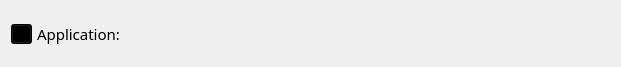
  <widget class="QWidget" name="layoutWidget3">
   <property name="geometry">
    <rect>
     <x>12</x>
     <y>210</y>
     <width>621</width>
     <height>61</height>
    </rect>
   </property>
   <layout class="QHBoxLayout" name="horizontalLayout_5">
    <property name="spacing">
     <number>5</number>
    </property>
    <item>
     <widget class="QToolButton" name="toolButton_opt_4">
      <property name="enabled">
       <bool>true</bool>
      </property>
      <property name="sizePolicy">
       <sizepolicy hsizetype="Minimum" vsizetype="Minimum">
        <horstretch>0</horstretch>
        <verstretch>0</verstretch>
       </sizepolicy>
      </property>
      <property name="minimumSize">
       <size>
        <width>0</width>
        <height>20</height>
       </size>
      </property>
      <property name="maximumSize">
       <size>
        <width>21</width>
        <height>18</height>
       </size>
      </property>
      <property name="palette">
       <palette>
        <active>
         <colorrole role="WindowText">
          <brush brushstyle="SolidPattern">
           <color alpha="255">
            <red>0</red>
            <green>0</green>
            <blue>0</blue>
           </color>
          </brush>
         </colorrole>
         <colorrole role="Button">
          <brush brushstyle="RadialGradientPattern">
           <gradient centralx="0.300000000000000" centraly="-0.400000000000000" focalx="0.300000000000000" focaly="-0.400000000000000" radius="1.350000000000000" type="RadialGradient" spread="PadSpread" coordinatemode="ObjectBoundingMode">
            <gradientstop position="0.000000000000000">
             <color alpha="255">
              <red>255</red>
              <green>255</green>
              <blue>255</blue>
             </color>
            </gradientstop>
            <gradientstop position="1.000000000000000">
             <color alpha="255">
              <red>201</red>
              <green>229</green>
              <blue>254</blue>
             </color>
            </gradientstop>
           </gradient>
          </brush>
         </colorrole>
         <colorrole role="Light">
          <brush brushstyle="SolidPattern">
           <color alpha="255">
            <red>255</red>
            <green>125</green>
            <blue>39</blue>
           </color>
          </brush>
         </colorrole>
         <colorrole role="Midlight">
          <brush brushstyle="SolidPattern">
           <color alpha="255">
            <red>225</red>
            <green>101</green>
            <blue>19</blue>
           </color>
          </brush>
         </colorrole>
         <colorrole role="Dark">
          <brush brushstyle="SolidPattern">
           <color alpha="255">
            <red>98</red>
            <green>39</green>
            <blue>0</blue>
           </color>
          </brush>
         </colorrole>
         <colorrole role="Mid">
          <brush brushstyle="SolidPattern">
           <color alpha="255">
            <red>131</red>
            <green>52</green>
            <blue>0</blue>
           </color>
          </brush>
         </colorrole>
         <colorrole role="Text">
          <brush brushstyle="SolidPattern">
           <color alpha="255">
            <red>0</red>
            <green>0</green>
            <blue>0</blue>
           </color>
          </brush>
         </colorrole>
         <colorrole role="BrightText">
          <brush brushstyle="SolidPattern">
           <color alpha="255">
            <red>255</red>
            <green>255</green>
            <blue>255</blue>
           </color>
          </brush>
         </colorrole>
         <colorrole role="ButtonText">
          <brush brushstyle="SolidPattern">
           <color alpha="255">
            <red>0</red>
            <green>0</green>
            <blue>0</blue>
           </color>
          </brush>
         </colorrole>
         <colorrole role="Base">
          <brush brushstyle="RadialGradientPattern">
           <gradient centralx="0.300000000000000" centraly="-0.400000000000000" focalx="0.300000000000000" focaly="-0.400000000000000" radius="1.350000000000000" type="RadialGradient" spread="PadSpread" coordinatemode="ObjectBoundingMode">
            <gradientstop position="0.000000000000000">
             <color alpha="255">
              <red>255</red>
              <green>255</green>
              <blue>255</blue>
             </color>
            </gradientstop>
            <gradientstop position="1.000000000000000">
             <color alpha="255">
              <red>201</red>
              <green>229</green>
              <blue>254</blue>
             </color>
            </gradientstop>
           </gradient>
          </brush>
         </colorrole>
         <colorrole role="Window">
          <brush brushstyle="RadialGradientPattern">
           <gradient centralx="0.300000000000000" centraly="-0.400000000000000" focalx="0.300000000000000" focaly="-0.400000000000000" radius="1.350000000000000" type="RadialGradient" spread="PadSpread" coordinatemode="ObjectBoundingMode">
            <gradientstop position="0.000000000000000">
             <color alpha="255">
              <red>255</red>
              <green>255</green>
              <blue>255</blue>
             </color>
            </gradientstop>
            <gradientstop position="1.000000000000000">
             <color alpha="255">
              <red>201</red>
              <green>229</green>
              <blue>254</blue>
             </color>
            </gradientstop>
           </gradient>
          </brush>
         </colorrole>
         <colorrole role="Shadow">
          <brush brushstyle="SolidPattern">
           <color alpha="255">
            <red>0</red>
            <green>0</green>
            <blue>0</blue>
           </color>
          </brush>
         </colorrole>
         <colorrole role="Highlight">
          <brush brushstyle="LinearGradientPattern">
           <gradient startx="0.000000000000000" starty="0.000000000000000" endx="1.000000000000000" endy="0.000000000000000" type="LinearGradient" spread="PadSpread" coordinatemode="ObjectBoundingMode">
            <gradientstop position="0.000000000000000">
             <color alpha="255">
              <red>0</red>
              <green>0</green>
              <blue>0</blue>
             </color>
            </gradientstop>
            <gradientstop position="1.000000000000000">
             <color alpha="255">
              <red>255</red>
              <green>255</green>
              <blue>255</blue>
             </color>
            </gradientstop>
           </gradient>
          </brush>
         </colorrole>
         <colorrole role="AlternateBase">
          <brush brushstyle="SolidPattern">
           <color alpha="255">
            <red>225</red>
            <green>166</green>
            <blue>127</blue>
           </color>
          </brush>
         </colorrole>
         <colorrole role="ToolTipBase">
          <brush brushstyle="SolidPattern">
           <color alpha="255">
            <red>255</red>
            <green>255</green>
            <blue>220</blue>
           </color>
          </brush>
         </colorrole>
         <colorrole role="ToolTipText">
          <brush brushstyle="SolidPattern">
           <color alpha="255">
            <red>0</red>
            <green>0</green>
            <blue>0</blue>
           </color>
          </brush>
         </colorrole>
        </active>
        <inactive>
         <colorrole role="WindowText">
          <brush brushstyle="SolidPattern">
           <color alpha="255">
            <red>0</red>
            <green>0</green>
            <blue>0</blue>
           </color>
          </brush>
         </colorrole>
         <colorrole role="Button">
          <brush brushstyle="RadialGradientPattern">
           <gradient centralx="0.300000000000000" centraly="-0.400000000000000" focalx="0.300000000000000" focaly="-0.400000000000000" radius="1.350000000000000" type="RadialGradient" spread="PadSpread" coordinatemode="ObjectBoundingMode">
            <gradientstop position="0.000000000000000">
             <color alpha="255">
              <red>255</red>
              <green>255</green>
              <blue>255</blue>
             </color>
            </gradientstop>
            <gradientstop position="1.000000000000000">
             <color alpha="255">
              <red>201</red>
              <green>229</green>
              <blue>254</blue>
             </color>
            </gradientstop>
           </gradient>
          </brush>
         </colorrole>
         <colorrole role="Light">
          <brush brushstyle="SolidPattern">
           <color alpha="255">
            <red>255</red>
            <green>125</green>
            <blue>39</blue>
           </color>
          </brush>
         </colorrole>
         <colorrole role="Midlight">
          <brush brushstyle="SolidPattern">
           <color alpha="255">
            <red>225</red>
            <green>101</green>
            <blue>19</blue>
           </color>
          </brush>
         </colorrole>
         <colorrole role="Dark">
          <brush brushstyle="SolidPattern">
           <color alpha="255">
            <red>98</red>
            <green>39</green>
            <blue>0</blue>
           </color>
          </brush>
         </colorrole>
         <colorrole role="Mid">
          <brush brushstyle="SolidPattern">
           <color alpha="255">
            <red>131</red>
            <green>52</green>
            <blue>0</blue>
           </color>
          </brush>
         </colorrole>
         <colorrole role="Text">
          <brush brushstyle="SolidPattern">
           <color alpha="255">
            <red>0</red>
            <green>0</green>
            <blue>0</blue>
           </color>
          </brush>
         </colorrole>
         <colorrole role="BrightText">
          <brush brushstyle="SolidPattern">
           <color alpha="255">
            <red>255</red>
            <green>255</green>
            <blue>255</blue>
           </color>
          </brush>
         </colorrole>
         <colorrole role="ButtonText">
          <brush brushstyle="SolidPattern">
           <color alpha="255">
            <red>0</red>
            <green>0</green>
            <blue>0</blue>
           </color>
          </brush>
         </colorrole>
         <colorrole role="Base">
          <brush brushstyle="RadialGradientPattern">
           <gradient centralx="0.300000000000000" centraly="-0.400000000000000" focalx="0.300000000000000" focaly="-0.400000000000000" radius="1.350000000000000" type="RadialGradient" spread="PadSpread" coordinatemode="ObjectBoundingMode">
            <gradientstop position="0.000000000000000">
             <color alpha="255">
              <red>255</red>
              <green>255</green>
              <blue>255</blue>
             </color>
            </gradientstop>
            <gradientstop position="1.000000000000000">
             <color alpha="255">
              <red>201</red>
              <green>229</green>
              <blue>254</blue>
             </color>
            </gradientstop>
           </gradient>
          </brush>
         </colorrole>
         <colorrole role="Window">
          <brush brushstyle="RadialGradientPattern">
           <gradient centralx="0.300000000000000" centraly="-0.400000000000000" focalx="0.300000000000000" focaly="-0.400000000000000" radius="1.350000000000000" type="RadialGradient" spread="PadSpread" coordinatemode="ObjectBoundingMode">
            <gradientstop position="0.000000000000000">
             <color alpha="255">
              <red>255</red>
              <green>255</green>
              <blue>255</blue>
             </color>
            </gradientstop>
            <gradientstop position="1.000000000000000">
             <color alpha="255">
              <red>201</red>
              <green>229</green>
              <blue>254</blue>
             </color>
            </gradientstop>
           </gradient>
          </brush>
         </colorrole>
         <colorrole role="Shadow">
          <brush brushstyle="SolidPattern">
           <color alpha="255">
            <red>0</red>
            <green>0</green>
            <blue>0</blue>
           </color>
          </brush>
         </colorrole>
         <colorrole role="Highlight">
          <brush brushstyle="LinearGradientPattern">
           <gradient startx="0.000000000000000" starty="0.000000000000000" endx="1.000000000000000" endy="0.000000000000000" type="LinearGradient" spread="PadSpread" coordinatemode="ObjectBoundingMode">
            <gradientstop position="0.000000000000000">
             <color alpha="255">
              <red>0</red>
              <green>0</green>
              <blue>0</blue>
             </color>
            </gradientstop>
            <gradientstop position="1.000000000000000">
             <color alpha="255">
              <red>255</red>
              <green>255</green>
              <blue>255</blue>
             </color>
            </gradientstop>
           </gradient>
          </brush>
         </colorrole>
         <colorrole role="AlternateBase">
          <brush brushstyle="SolidPattern">
           <color alpha="255">
            <red>225</red>
            <green>166</green>
            <blue>127</blue>
           </color>
          </brush>
         </colorrole>
         <colorrole role="ToolTipBase">
          <brush brushstyle="SolidPattern">
           <color alpha="255">
            <red>255</red>
            <green>255</green>
            <blue>220</blue>
           </color>
          </brush>
         </colorrole>
         <colorrole role="ToolTipText">
          <brush brushstyle="SolidPattern">
           <color alpha="255">
            <red>0</red>
            <green>0</green>
            <blue>0</blue>
           </color>
          </brush>
         </colorrole>
        </inactive>
        <disabled>
         <colorrole role="WindowText">
          <brush brushstyle="SolidPattern">
           <color alpha="255">
            <red>98</red>
            <green>39</green>
            <blue>0</blue>
           </color>
          </brush>
         </colorrole>
         <colorrole role="Button">
          <brush brushstyle="SolidPattern">
           <color alpha="255">
            <red>201</red>
            <green>202</green>
            <blue>202</blue>
           </color>
          </brush>
         </colorrole>
         <colorrole role="Light">
          <brush brushstyle="SolidPattern">
           <color alpha="255">
            <red>255</red>
            <green>125</green>
            <blue>39</blue>
           </color>
          </brush>
         </colorrole>
         <colorrole role="Midlight">
          <brush brushstyle="SolidPattern">
           <color alpha="255">
            <red>225</red>
            <green>101</green>
            <blue>19</blue>
           </color>
          </brush>
         </colorrole>
         <colorrole role="Dark">
          <brush brushstyle="SolidPattern">
           <color alpha="255">
            <red>98</red>
            <green>39</green>
            <blue>0</blue>
           </color>
          </brush>
         </colorrole>
         <colorrole role="Mid">
          <brush brushstyle="SolidPattern">
           <color alpha="255">
            <red>131</red>
            <green>52</green>
            <blue>0</blue>
           </color>
          </brush>
         </colorrole>
         <colorrole role="Text">
          <brush brushstyle="SolidPattern">
           <color alpha="255">
            <red>98</red>
            <green>39</green>
            <blue>0</blue>
           </color>
          </brush>
         </colorrole>
         <colorrole role="BrightText">
          <brush brushstyle="SolidPattern">
           <color alpha="255">
            <red>255</red>
            <green>255</green>
            <blue>255</blue>
           </color>
          </brush>
         </colorrole>
         <colorrole role="ButtonText">
          <brush brushstyle="SolidPattern">
           <color alpha="255">
            <red>98</red>
            <green>39</green>
            <blue>0</blue>
           </color>
          </brush>
         </colorrole>
         <colorrole role="Base">
          <brush brushstyle="SolidPattern">
           <color alpha="255">
            <red>201</red>
            <green>202</green>
            <blue>202</blue>
           </color>
          </brush>
         </colorrole>
         <colorrole role="Window">
          <brush brushstyle="SolidPattern">
           <color alpha="255">
            <red>201</red>
            <green>202</green>
            <blue>202</blue>
           </color>
          </brush>
         </colorrole>
         <colorrole role="Shadow">
          <brush brushstyle="SolidPattern">
           <color alpha="255">
            <red>0</red>
            <green>0</green>
            <blue>0</blue>
           </color>
          </brush>
         </colorrole>
         <colorrole role="Highlight">
          <brush brushstyle="LinearGradientPattern">
           <gradient startx="0.000000000000000" starty="0.000000000000000" endx="1.000000000000000" endy="0.000000000000000" type="LinearGradient" spread="PadSpread" coordinatemode="ObjectBoundingMode">
            <gradientstop position="0.000000000000000">
             <color alpha="255">
              <red>0</red>
              <green>0</green>
              <blue>0</blue>
             </color>
            </gradientstop>
            <gradientstop position="1.000000000000000">
             <color alpha="255">
              <red>255</red>
              <green>255</green>
              <blue>255</blue>
             </color>
            </gradientstop>
           </gradient>
          </brush>
         </colorrole>
         <colorrole role="AlternateBase">
          <brush brushstyle="SolidPattern">
           <color alpha="255">
            <red>196</red>
            <green>78</green>
            <blue>0</blue>
           </color>
          </brush>
         </colorrole>
         <colorrole role="ToolTipBase">
          <brush brushstyle="SolidPattern">
           <color alpha="255">
            <red>255</red>
            <green>255</green>
            <blue>220</blue>
           </color>
          </brush>
         </colorrole>
         <colorrole role="ToolTipText">
          <brush brushstyle="SolidPattern">
           <color alpha="255">
            <red>0</red>
            <green>0</green>
            <blue>0</blue>
           </color>
          </brush>
         </colorrole>
        </disabled>
       </palette>
      </property>
      <property name="font">
       <font>
        <family>Ubuntu</family>
        <pointsize>8</pointsize>
        <weight>50</weight>
        <italic>false</italic>
        <bold>false</bold>
        <kerning>false</kerning>
       </font>
      </property>
      <property name="cursor">
       <cursorShape>UpArrowCursor</cursorShape>
      </property>
      <property name="focusPolicy">
       <enum>Qt::NoFocus</enum>
      </property>
      <property name="contextMenuPolicy">
       <enum>Qt::NoContextMenu</enum>
      </property>
      <property name="styleSheet">
       <string notr="true"/>
      </property>
      <property name="text">
       <string/>
      </property>
      <property name="icon">
       <iconset resource="../armui_rcs.qrc">
        <normaloff>:/png/la2</normaloff>:/png/la2</iconset>
      </property>
      <property name="autoRaise">
       <bool>false</bool>
      </property>
     </widget>
    </item>
    <item>
     <widget class="QLabel" name="labelAppTitle">
      <property name="minimumSize">
       <size>
        <width>182</width>
        <height>27</height>
       </size>
      </property>
      <property name="font">
       <font>
        <family>文泉驿等宽微米黑</family>
        <pointsize>11</pointsize>
        <weight>50</weight>
        <bold>false</bold>
       </font>
      </property>
      <property name="text">
       <string>Application:</string>
      </property>
     </widget>
    </item>
    <item>
     <layout class="QVBoxLayout" name="verticalLayout">
      <item>
       <widget class="QLabel" name="labelCtlCurrentVersion">
        <property name="font">
         <font>
          <family>文泉驿微米黑</family>
          <pointsize>11</pointsize>
         </font>
        </property>
        <property name="text">
         <string/>
        </property>
       </widget>
      </item>
      <item>
       <widget class="QLabel" name="labelUICurrentVersion">
        <property name="font">
         <font>
          <family>文泉驿微米黑</family>
          <pointsize>11</pointsize>
         </font>
        </property>
        <property name="text">
         <string/>
        </property>
       </widget>
      </item>
     </layout>
    </item>
    <item>
     <layout class="QVBoxLayout" name="verticalLayout_3">
      <item>
       <widget class="QLabel" name="labelCtlUpgradeVersion">
        <property name="font">
         <font>
          <family>文泉驿微米黑</family>
          <pointsize>11</pointsize>
         </font>
        </property>
        <property name="text">
         <string/>
        </property>
       </widget>
      </item>
      <item>
       <widget class="QLabel" name="labelUIUpgradeVersion">
        <property name="font">
         <font>
          <family>文泉驿微米黑</family>
          <pointsize>11</pointsize>
         </font>
        </property>
        <property name="text">
         <string/>
        </property>
       </widget>
      </item>
     </layout>
    </item>
   </layout>
  </widget>
